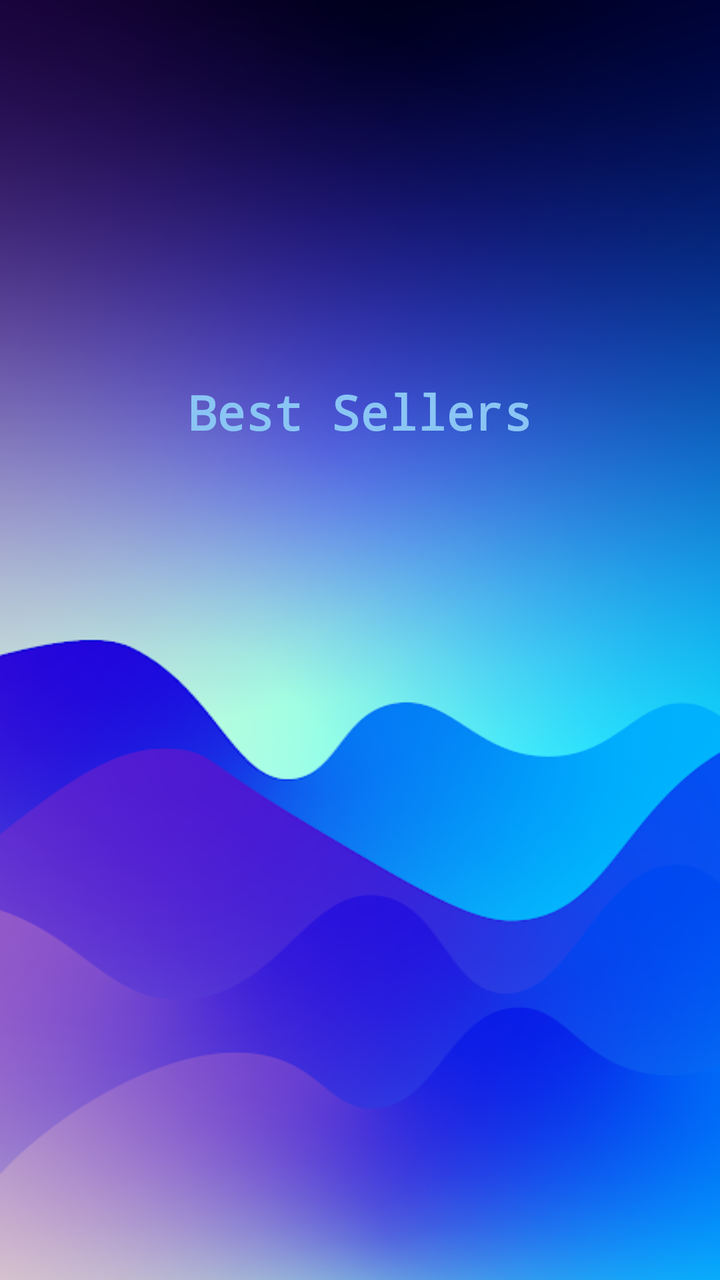
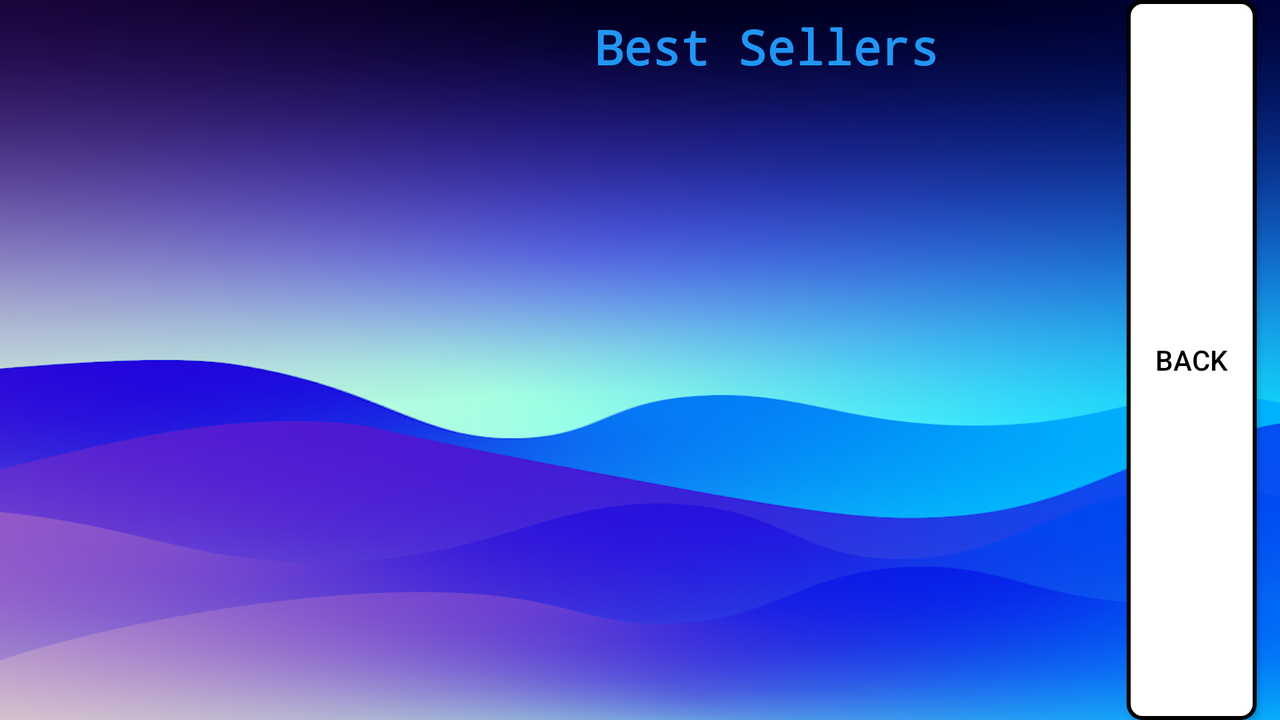

The same Android screen from two of the app's own layout files: first res/layout/ as a phone draws it, then the repository's variant for another configuration, drawn on a device whose configuration selects that folder. Both files follow.
<!-- AndroidManifest.xml: application theme AppTheme -->
<!-- res/layout/activity_best_seller.xml -->
<?xml version="1.0" encoding="utf-8"?>
<LinearLayout xmlns:android="http://schemas.android.com/apk/res/android"
    android:layout_width="match_parent"
    android:layout_height="match_parent"
    android:background="@drawable/background"
    android:orientation="vertical">

    <LinearLayout
        android:layout_width="match_parent"
        android:layout_height="0dp"
        android:layout_weight="2"
        android:orientation="vertical">

        <ListView
            android:id="@+id/myproduct"
            android:layout_width="match_parent"
            android:layout_height="match_parent" />
    </LinearLayout>

    <LinearLayout
        android:layout_width="match_parent"
        android:layout_height="0dp"
        android:layout_weight="5"
        android:orientation="horizontal">

        <LinearLayout
            android:layout_width="0dp"
            android:layout_height="match_parent"
            android:layout_weight="1"
            android:orientation="horizontal" />

        <LinearLayout
            android:layout_width="0dp"
            android:layout_height="match_parent"
            android:layout_weight="6"
            android:orientation="vertical">

            <TextView
                android:id="@+id/textView2"
                android:layout_width="match_parent"
                android:layout_height="wrap_content"
                android:fontFamily="monospace"
                android:paddingTop="7sp"
                android:paddingBottom="7sp"
                android:text="Best Sellers"
                android:textAlignment="center"
                android:textColor="#8AC5F4"
                android:textSize="24sp"
                android:textStyle="bold" />

            <ListView
                android:id="@+id/listProducts"
                android:layout_width="match_parent"
                android:layout_height="match_parent" />

        </LinearLayout>

        <LinearLayout
            android:layout_width="0dp"
            android:layout_height="match_parent"
            android:layout_weight="1"
            android:orientation="horizontal" />

    </LinearLayout>

</LinearLayout>
<!-- resources referenced by this layout -->
<resources>
  <!-- drawable background: png bitmap (drawable-v24, 138601 bytes) -->
  <style name="AppTheme" parent="Theme.AppCompat.Light.NoActionBar">
      <item name="android:textColor">@android:color/black</item>
    </style>
</resources>
<!-- res/layout-land/activity_best_seller.xml (the repository's variant of the layout above) -->
<!-- drawn on the phone turned sideways -->
<?xml version="1.0" encoding="utf-8"?>
<LinearLayout xmlns:android="http://schemas.android.com/apk/res/android"
    android:layout_width="match_parent"
    android:layout_height="match_parent"
    android:background="@drawable/background"
    android:orientation="horizontal">

    <LinearLayout
        android:layout_width="0dp"
        android:layout_height="match_parent"
        android:layout_weight="2"
        android:gravity="center_vertical"
        android:orientation="vertical">

        <ListView
            android:id="@+id/my_product2"
            android:layout_width="match_parent"
            android:layout_height="wrap_content"
            android:layout_gravity="center_vertical"

            />
    </LinearLayout>

    <LinearLayout
        android:layout_width="0dp"
        android:layout_height="match_parent"
        android:layout_weight="3"
        android:orientation="horizontal">

        <LinearLayout
            android:layout_width="0dp"
            android:layout_height="match_parent"
            android:layout_weight="1"
            android:orientation="horizontal" />

        <LinearLayout
            android:layout_width="0dp"
            android:layout_height="match_parent"
            android:layout_weight="15"
            android:orientation="vertical">

            <TextView
                android:id="@+id/textView2"
                android:layout_width="match_parent"
                android:layout_height="wrap_content"
                android:fontFamily="monospace"
                android:paddingTop="7sp"
                android:paddingBottom="7sp"
                android:text="Best Sellers"
                android:textAlignment="center"
                android:textColor="#2196F3"
                android:textSize="24sp"
                android:textStyle="bold" />

            <ListView
                android:id="@+id/listProducts"
                android:layout_width="350dp"
                android:layout_height="match_parent" />

        </LinearLayout>


    </LinearLayout>

        <LinearLayout
            android:layout_width="0dp"
            android:layout_height="match_parent"
            android:layout_weight="1"
            android:orientation="horizontal" >

            <Button
                android:id="@+id/back"
                android:layout_width="65dp"
                android:layout_height="360dp"
                android:layout_marginLeft="30dp"
                android:background="@drawable/button_back"
                android:onClick="onClickk"
                android:text="back" />
        </LinearLayout>
    </LinearLayout>
<!-- resources referenced by the variant -->
<!-- as the phone turned sideways resolves them -->
<resources>
  <!-- drawable background: png bitmap (drawable-v24, 138601 bytes) -->
  <!-- drawable button_back (drawable) -->
  <?xml version="1.0" encoding="utf-8"?>
  <selector xmlns:android="http://schemas.android.com/apk/res/android">
      <item android:drawable="@drawable/button_pressed"
          android:state_pressed="true" />
      <item android:drawable="@drawable/button_pressed"
          android:state_focused="true" />
      <item android:drawable="@drawable/button_border" />
  
  </selector>
  <style name="AppTheme" parent="Theme.AppCompat.Light.NoActionBar">
      <item name="android:textColor">@android:color/black</item>
    </style>
  <!-- drawable button_pressed (drawable) -->
  <?xml version="1.0" encoding="utf-8"?>
  <shape xmlns:android="http://schemas.android.com/apk/res/android">
      <stroke
          android:width="3dp"
          android:color="#D5D5D5" />
      <solid
          android:color="#77B8FF" />
      <padding
          android:left="4dp"
          android:top="4dp"
          android:right="4dp"
          android:bottom="4dp" />
      <corners android:radius="15dp" />
  </shape>
  <!-- drawable button_border (drawable) -->
  <?xml version="1.0" encoding="utf-8"?>
  <shape xmlns:android="http://schemas.android.com/apk/res/android" >
      <stroke
          android:width="2dp"
          android:color="@color/black" />
      <solid
          android:color="@color/white" />
      <padding
          android:left="4dp"
          android:top="4dp"
          android:right="4dp"
          android:bottom="4dp" />
      <corners android:radius="7dp" />
  </shape>
  <color name="black">#FF000000</color>
  <color name="white">#FFFFFFFF</color>
</resources>
